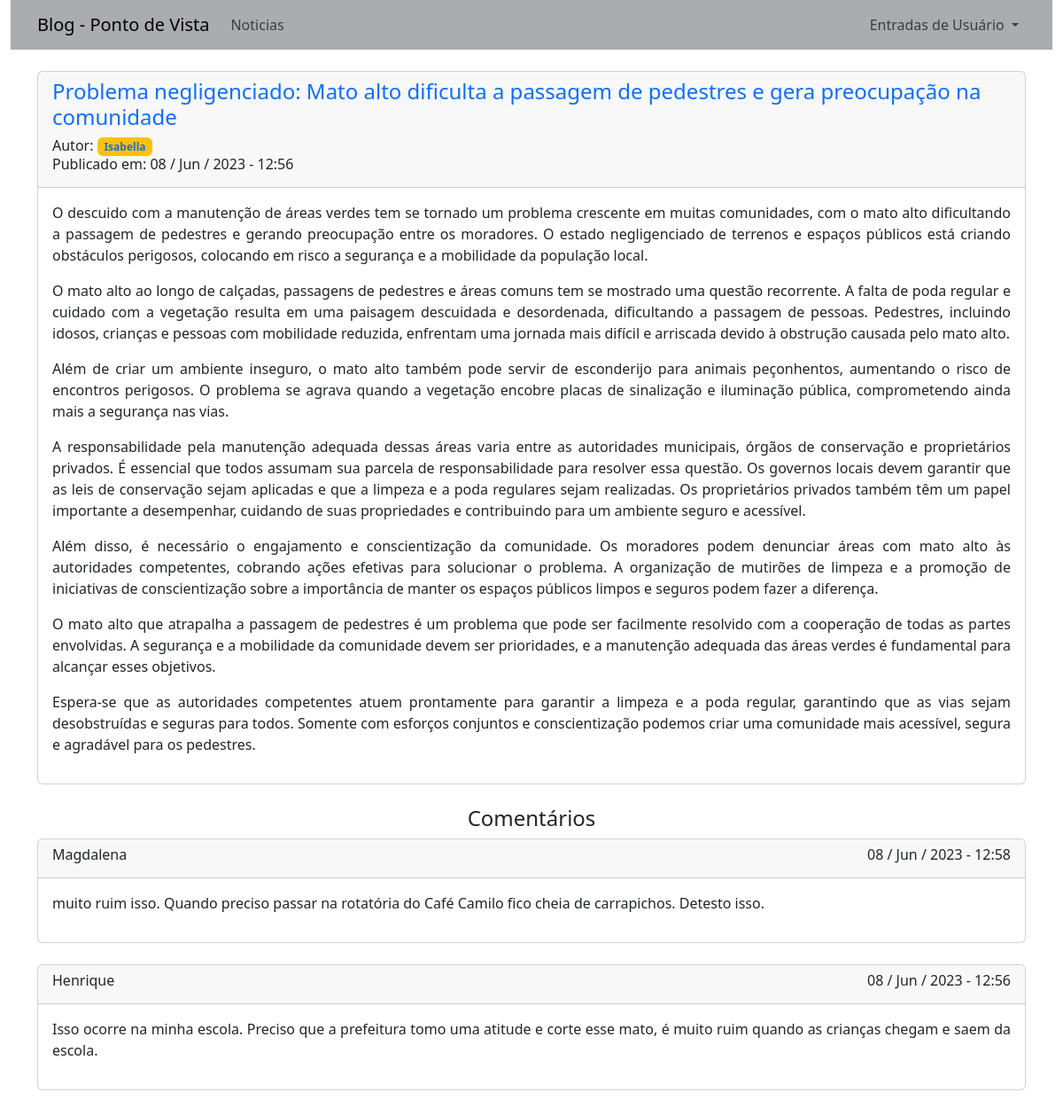
Screenshot of /noticias/9 with the database file from the repository.
### app_noticias/models.py (models this page shows, shortened)
class Noticia(models.Model):
    titulo = models.CharField(max_length=100)
    sub_titulo = models.CharField(max_length=150)
    data_publicacao = models.DateTimeField(auto_now_add=True)
    autor = models.ForeignKey(User, on_delete=models.CASCADE)
    texto = models.TextField()

class Comentario(models.Model):
    texto_comentario = models.TextField()
    titulo_comentario = models.ForeignKey(Noticia, on_delete=models.CASCADE)
    autor_comentario = models.ForeignKey(User, on_delete=models.CASCADE)
    data_comentario = models.DateTimeField(auto_now_add=True)

### app_noticias/views.py (the view)
# urls.py: path('noticias/<int:id>', views.noticia, name='noticia'),
def noticia(request, id):
    template = 'noticias/noticia.html'
    noticia = Noticia.objects.get(id=id)
    comentarios = Comentario.objects.filter(titulo_comentario=id).order_by('-data_comentario')
    context = {
        'noticia': noticia,
        'comentarios': comentarios
        }
    return render(request, template , context)

### app_noticias/templates/noticias/noticia.html
{% extends "noticias/base.html" %}
{% block content %}
    <div class="card">
        <div class="card-header">
            <div class="row">
                <div class="row">
                    <h4 class="text-primary">{{ noticia.titulo}}</h4>
                </div>
                <div class="row" >
                    <h6>
                        Autor: <span class="badge bg-warning"><a href="#" style="text-decoration: none;">{{ noticia.autor}}</a></span>
                        <br>
                        Publicado em: {{ noticia.data_publicacao|date:'d / M / Y - H:i' }}
                    </h6>
                </div>
            </div>
        </div>
        <div class="card-body" style="text-align: justify;">
                {{ noticia.texto|linebreaks }}
        </div>
    </div>
    <br>
    <h4 style="text-align: center;"> Comentários </h4>
    {% for comentario in comentarios %}
        <div class="card">
            <div class="card-header">
                <div class='row'>
                    <div class="col" >
                        <h6> {{ comentario.autor_comentario}}</h6>
                    </div>
                    <div class="col" style="text-align: right;">
                        <h6> {{ comentario.data_comentario|date:'d / M / Y - H:i' }} </h6>
                    </div>
                </div>
            </div>
            <div class="card-body" style="text-align: justify;">
                <span>{{ comentario.texto_comentario|linebreaks}}</span>
            </div>
        </div>
        <br>
    {% empty %}
        <h5>Ainda não há comentários cadastrados.</h5>
    {% endfor %}
{% endblock %}

### rows the page displays
Noticia: titulo "Problema negligenciado: Mato alto dificulta a passagem de pedestres e gera preocupação na comunidade", autor "Isabella", data_publicacao "08 / Jun / 2023 - 12:56", texto "O descuido com a manutenção de áreas verdes tem se tornado um problema crescente em muitas comunidades, com o mato alto dificultando a passagem de pedestres e gerando preocupação entre os moradores. O estado negligenciado de terrenos e espaços públicos está criando obstáculos perigosos, colocando em risco a segurança e a mobilidade da população local. O mato alto ao longo de calçadas, passagens de pedestres e áreas comuns tem se mostrado uma questão recorrente. A falta de poda regular e cuidado com a vegetação resulta em uma paisagem descuidada e desordenada, dificultando a passagem de pessoas. Pedestres, incluindo idosos, crianças e pessoas com mobilidade reduzida, enfrentam uma jornada…"
Comentario: autor_comentario "Magdalena", data_comentario "08 / Jun / 2023 - 12:58", texto_comentario "muito ruim isso. Quando preciso passar na rotatória do Café Camilo fico cheia de carrapichos. Detesto isso."
Comentario: autor_comentario "Henrique", data_comentario "08 / Jun / 2023 - 12:56", texto_comentario "Isso ocorre na minha escola. Preciso que a prefeitura tomo uma atitude e corte esse mato, é muito ruim quando as crianças chegam e saem da escola."
